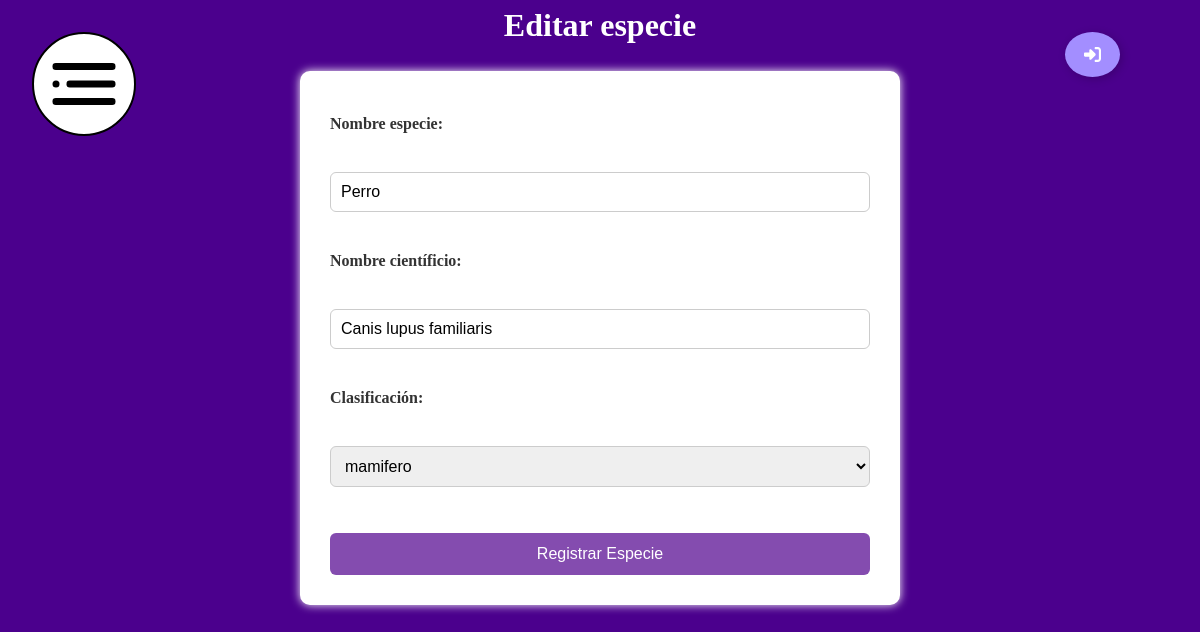
Page /formularios/editar_especie.php?id_especie=1 (signed in) on the committed database.
### tables this page shows
CREATE TABLE especie (
    id_especie INT PRIMARY KEY AUTO_INCREMENT NOT NULL,
    nombre_especie VARCHAR(25) NOT NULL,
    nombre_cientifico_especie VARCHAR(40) NOT NULL,
    clasif_especie ENUM('mamifero','pez','invertebrado','ave','reptil','amfibio') NOT NULL
);

### formularios/editar_especie.php (the view, shortened to what this page needs)
<?php
include_once '../servicios/conexion.php';
if (isset($_GET['id_especie'])) {
    $id_especie = $_GET['id_especie'];
    $sql = "SELECT * FROM especie WHERE id_especie = '$id_especie'";
    $result = mysqli_query($conn, $sql);
    if ($result && mysqli_num_rows($result) > 0) {
        $especie = mysqli_fetch_assoc($result);
    } else {
        header('Location: ../vistas/razas_especies.php');
        exit();
    }
} else {
    header('Location: ../vistas/razas_especies.php');
    exit();
}
?>
<!DOCTYPE html>
<html lang="en">
<head>
    <link rel="stylesheet" href="../front/forms.css">
</head>
<body>
    <div class="boton_abrir_menu" id="boton">
        <img src="../media/menu.svg" alt="No se ha podido cargar la imagen" onclick="abrirmenu()">
    </div>
    <main id="layout">
        <a class="Btn" href="../procesos/logs/logout.php">
        <div class="sign"></div>
    </a>
    <header>
        <h1>Editar especie</h1>
    </header>
        <section class="form">
            <form action="../procesos/update/update_especie.php" method="post">
                <label for="nombre">Nombre especie:</label><br>
                <input type="text" id="nombre" name="nombre" value="<?= $especie['nombre_especie'] ?>" onblur="validarNombreEspecie()"><br>
                <span id="errorNombre" class="error"></span><br>
                <label for="nombre_cientifico">Nombre científicio:</label><br>
                <input type="text" id="nombre_cientifico" name="nombre_cientifico" value="<?= $especie['nombre_cientifico_especie'] ?>" onblur="validarNombreCientifico()"><br>
                <span id="errorNombreCien" class="error"></span><br>
                <label for="clas">Clasificación:</label><br>
                <select name="clas" id="opcion" onblur="clasifEspecie()">
                    <option value="mamifero" <?= $especie['clasif_especie'] == 'mamifero' ? 'selected' : '' ?>>mamifero</option>
                </select><br>
                <span id="errorSelect" class="error"></span><br>
                <input type="submit" value="Registrar Especie">
            </form>
        </section>
</main>
</body>
</html>

### front/forms.css (style rules this page uses)
* { margin: 0; padding: 0; box-sizing: border-box; }
body { background-color:rgb(75, 0, 141); color: #333; line-height: 1.6; }
.boton_abrir_menu { position: fixed; margin: 2rem; border: 2px solid black; border-radius: 150px; padding: 0.5rem; height: 6.5rem; width: 6.5rem; visibility: visible; background-color: white; z-index: 2; }
.boton_abrir_menu > img { position: relative; width: 100%; }
.Btn { display: flex; align-items: center; justify-content: flex-start; width: 55px; height: 45px; border: none; border-radius: 50%; cursor: pointer; position: fixed; overflow: hidden; box-shadow: 2px 2px 10px rgba(0, 0, 0, 0.199); background-color: rgb(163, 142, 255); right: 5rem; top: 2rem; }
.sign { width: 100%; display: flex; align-items: center; justify-content: center; }
.sign svg { width: 17px; }
header h1 { text-align: center; margin-bottom: 20px; font-size: 2rem; color: #ffffff; }
.form { max-width: 600px; background-color: #fff; padding: 30px; margin: auto; box-shadow: 0 0 10px rgb(255, 255, 255); border-radius: 10px; }
.form label { font-weight: bold; display: block; margin-bottom: 5px; margin-top: 10px; }
.form input[type="text"], .form select, .form input[type="date"], .form input[type="mail"], .form input[type="password"] { width: 100%; padding: 10px; margin-top: 5px; border: 1px solid #ccc; border-radius: 6px; font-size: 1rem; }
.form input[type="submit"] { background-color:rgb(132, 76, 175); color: white; padding: 12px 20px; margin-top: 20px; border: none; border-radius: 6px; cursor: pointer; width: 100%; font-size: 1rem; transition: background-color 0.3s ease; }
#layout { margin-left: 0; transition: margin-left 0.3s ease; }

### formularios/editar_especie.php (style rules this page uses)
* { margin: 0; padding: 0; box-sizing: border-box; }
body { background-color:rgb(75, 0, 141); color: #333; line-height: 1.6; }

### rows in the picture
especie: nombre "Perro", nombre_cientifico "Canis lupus familiaris", clas "mamifero"
